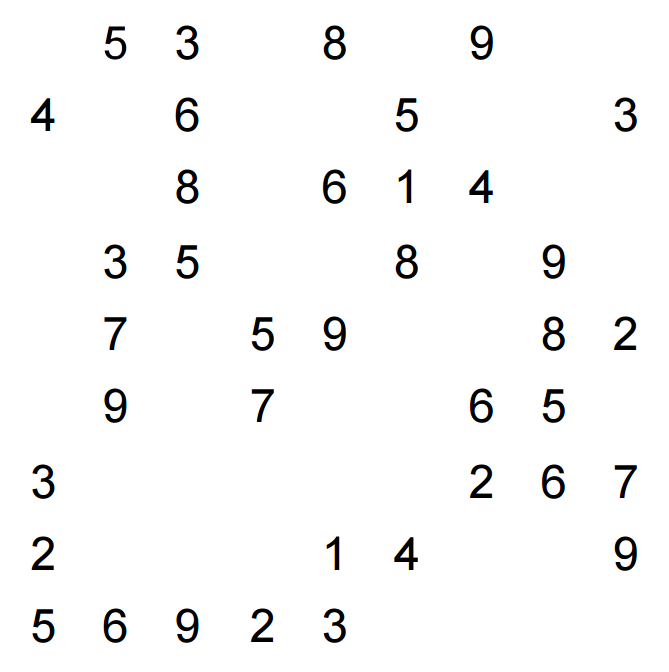
#> input picture training_imgs/sudoku5_white.png, 669 x 672 px; its folder holds only this picture in this run
$ python henry-ocr-training.py   (Python 2 division)   (older library calls are emulated)
#> lines starting #> are read from the running program, lines starting #| are printed output that depends on the picture; after the words box and inside, x2 and y2 are one past the last pixel; in counts of white or black regions, pixels touching at a corner belong together
import sys
import os
import numpy as np
import cv2

#want to be able to feed it a lot of sudoku puzzles for training
#then need a function I can use to pass in an image / numpy array, and get the number out
#then use that function to build the sudoku puzzle
#then use my algorithm to solve the puzzle
indir = "D:/Documents/sudokupy/henry-ocr/training_imgs"
# cv2.namedWindow('hello',cv2.WINDOW_NORMAL)
# cv2.resizeWindow('hello', 600,600)

for root, dirs, filenames in os.walk(indir):
    for f in filenames:
        print("current file: " + repr(f))
        im = cv2.imread(root + "/" + f)
#> im is the input picture: shape (672, 669, 3); mean B, G, R 248.2, 248.2, 248.2
        # im3 = im.copy()

        gray = cv2.cvtColor(im,cv2.COLOR_BGR2GRAY)
        blur = cv2.GaussianBlur(gray,(5,5),0)
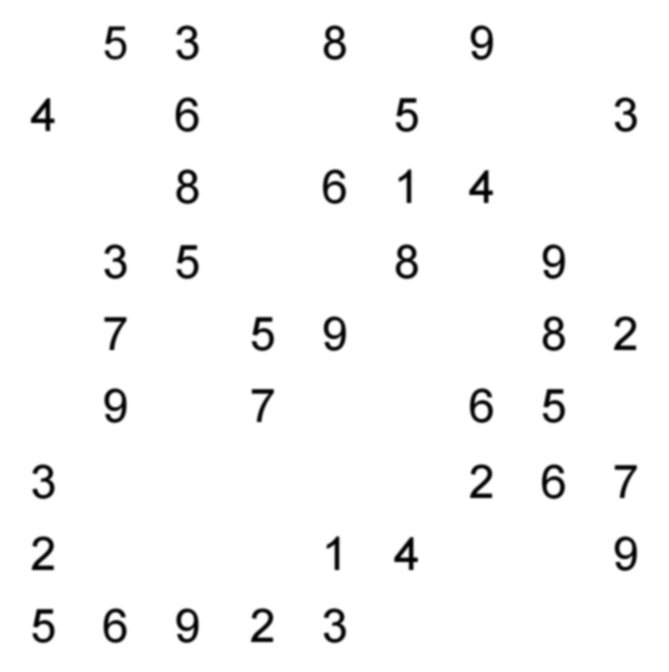
#> blur: shape (672, 669); min 0, max 255, mean 248.2
        thresh = cv2.adaptiveThreshold(blur,255,1,1,11,2) #why doesn't this work for finding individual digits when not inverted?
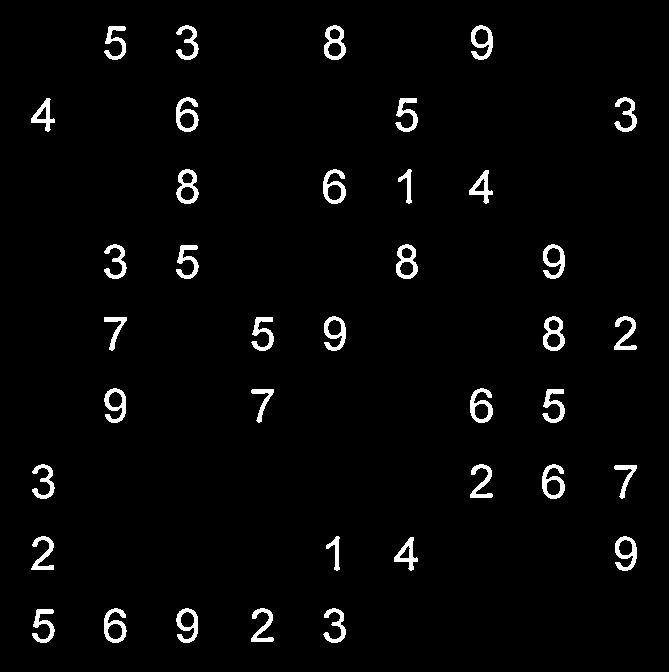
#> thresh: shape (672, 669); 2.8% white; 38 white regions
        thresh2 = cv2.adaptiveThreshold(blur,255,1,1,11,2) #cv2.adaptiveThreshold(blur,255,cv2.ADAPTIVE_THRESH_GAUSSIAN_C,cv2.THRESH_BINARY,11,2)

        # cv2.imshow('thresh',thresh)
        # cv2.imshow('thresh2',thresh2)

        #################      Now finding Contours         ###################

        _image, contours,hierarchy = cv2.findContours(thresh,cv2.RETR_EXTERNAL,cv2.CHAIN_APPROX_SIMPLE) #used to be RETR_LIST (what is that?)
#> contours = 38 contours; largest, box (x1, y1, x2, y2) and area: (543, 316, 565, 351) 555, (396, 244, 418, 279) 555, (324, 25, 346, 60) 555, (176, 169, 199, 204) 553, (104, 608, 127, 643) 490
        cv2.drawContours(im, contours, -1, (0,255,0), 1)
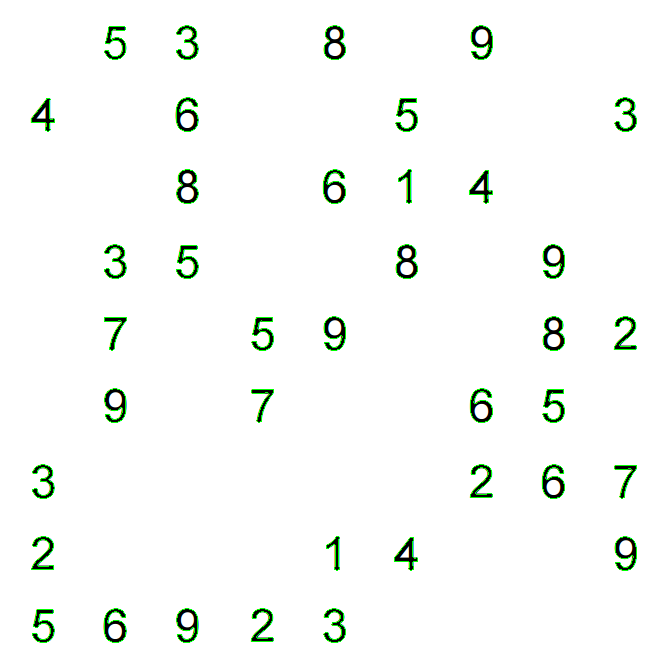
#> im: shape (672, 669, 3); 1.03% of pixels changed, all inside (x1, y1, x2, y2) = (31, 25, 637, 643)
        #cv2.imshow('hello2',thresh)
        #cv2.waitKey(0)

        samples =  np.empty((0,100))
        responses = []
        keys = [i for i in range(48,58)]

        for cnt in contours:
            #print(cv2.contourArea(cnt))
            [x,y,w,h] = cv2.boundingRect(cnt)
            cv2.rectangle(im,(x,y),(x+w,y+h),(0,0,255),2) #just draws rectangle for user
            roi = thresh2[y:y+h,x:x+w] #wtf this was using thresh which is very faint after adaptive thresholding WHY IS THIS BETTER WITH THRESH THAN THRESH2
            roismall = cv2.resize(roi,(10,10))
            #cv2.imshow("current_roismall", roismall)
            cv2.imshow("current_roi", roi)
            cv2.imshow('input',im)
            #cv2.imshow("thresh2", thresh2)
            key = cv2.waitKey(0)

            if key == 27:  # (escape to quit)
                sys.exit()
#> (the program exits here)
